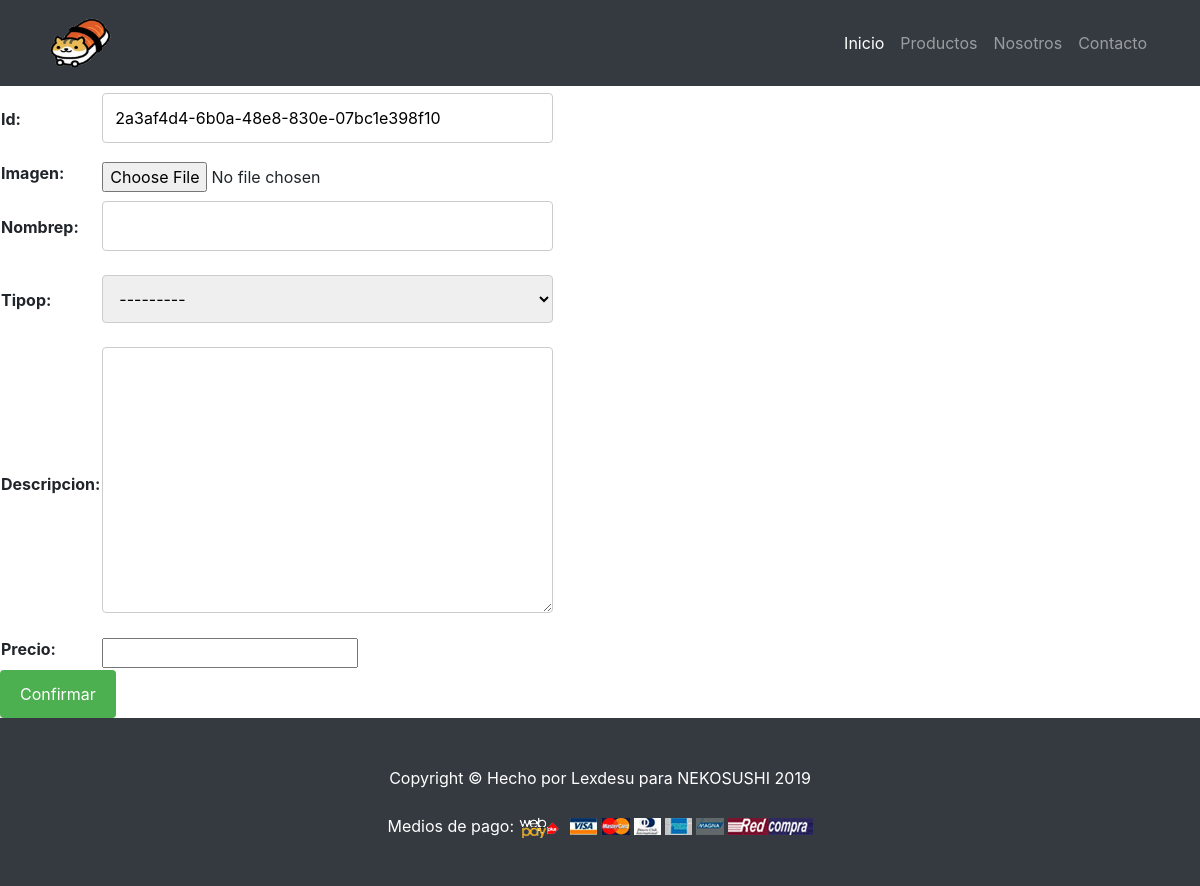
Page /venta/prod/create/ on the earlier database version.
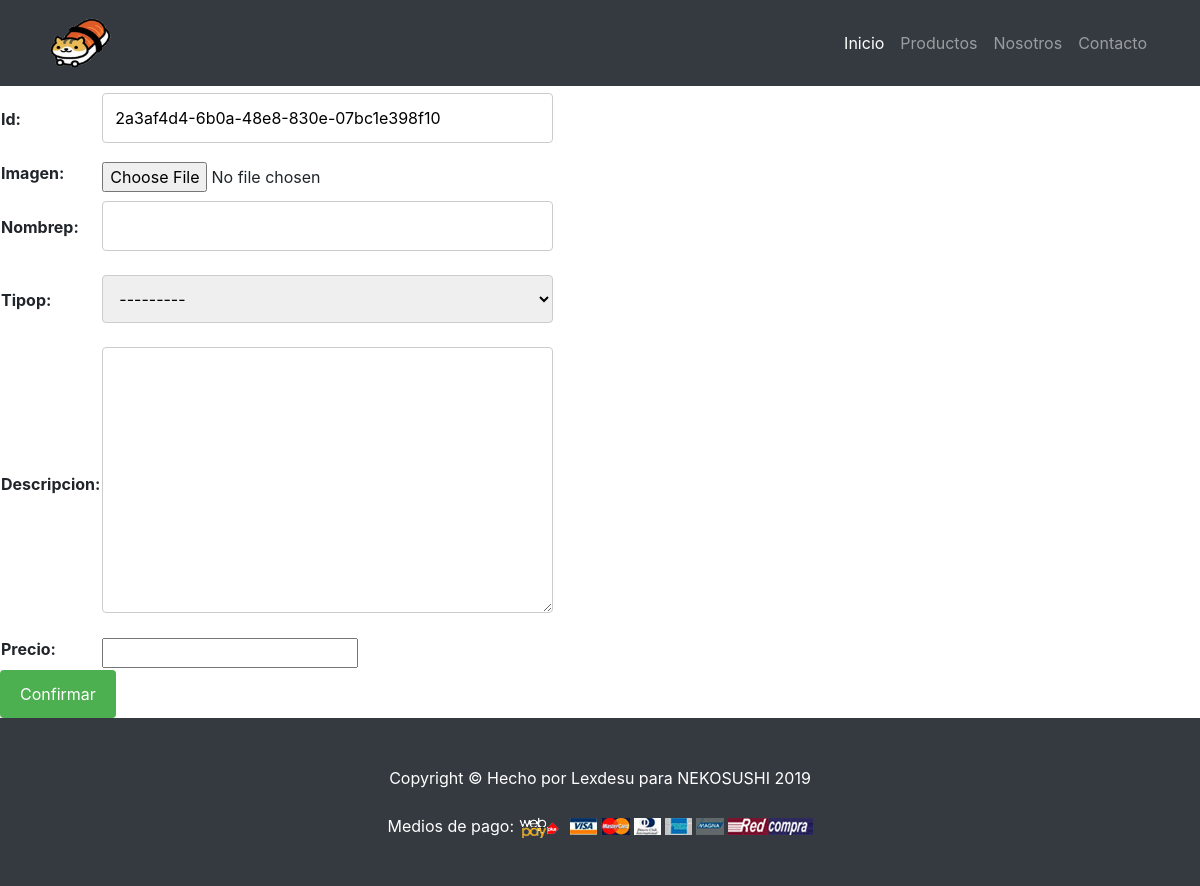
Same page on the later database version.
### venta/models.py (models this page shows)
class Tipo(models.Model):
    LOAN_STATUS = (
        ('ro', 'Roll'),
        ('pr', 'Promocion'),
        ('po', 'Postre'),
    )
    nombre = models.CharField(
        max_length=2,
        choices=LOAN_STATUS,
        blank=True,
        default='ro',
        help_text='categoria del producto',
    )
    def __str__(self):
        return self.nombre

### venta/views.py (the view)
# urls.py: path('prod/create/', views.ProdCreate.as_view(), name='prod_create'),
class ProdCreate(CreateView):
    model = Producto
    fields = '__all__'

### venta/templates/venta/producto_form.html (shortened to what this page needs)
{% extends "base_generic.html" %}
{% block content %}
<div style="padding-top: 30px">
    <form action="" method="post">
        <table>
            {{ form.as_table }}
        </table>
        <input type="submit" value="Confirmar"/>
    </form>
</div>
{% endblock %}

Differences in the rows shown:
added Tipo: id "2a3af4d4-6b0a-48e8-830e-07bc1e398f10"
Other differences:
form field id: "2a3af4d4-6b0a-48e8-830e-07bc1e398f10" → (not shown)
